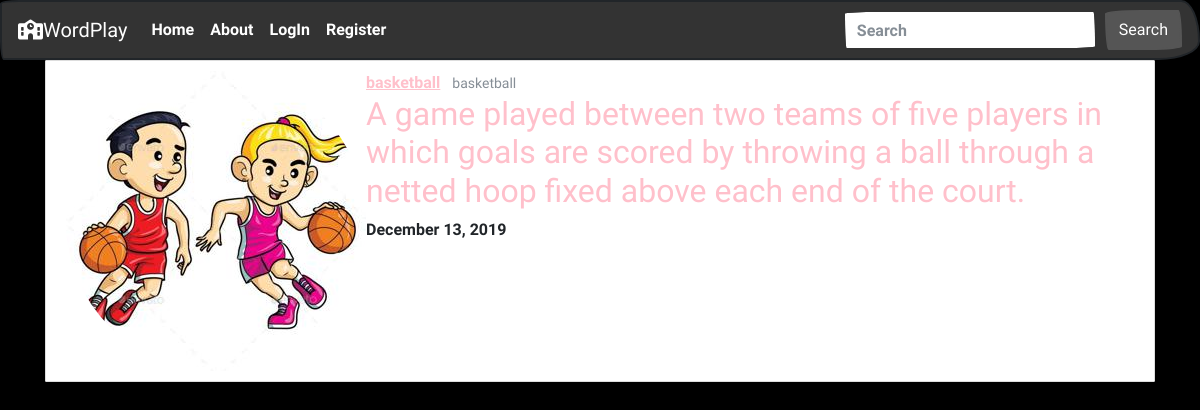
Screenshot of /word/40/ with the database file from the repository.
### words/models.py (models this page shows, shortened)
class Words(models.Model):
    noun = models.CharField(max_length=100)
    define = models.TextField()
    date_posted = models.DateTimeField(default=timezone.now)
    player = models.ForeignKey(User, on_delete=models.CASCADE)

### accounts/models.py (models this page shows, shortened)
class Profile(models.Model):
    user = models.OneToOneField(User, on_delete=models.CASCADE)
    image = models.ImageField(default='default.jpg', upload_to='profile_pics')

### words/views.py (the view)
# urls.py: path('word/<int:pk>/', WordDetailView.as_view(), name='words-detail'),
class WordDetailView(DetailView):
    model = Words

### words/templates/words/words_detail.html (shortened to what this page needs)
{% extends "words/base.html" %}
{% block content %}
<article class="media content-section">
    <img class="rounded-circle" src="{{ object.player.profile.image.url }}" alt="">
    <div class="media-body">
        <div class="article-metadata">
          <a class="mr-2" href="{% url 'player-words' object.player.username %}">{{ object.player }}</a>
          <small class="text-muted">{{ object.noun }}</small>
        </div>
    <h2>{{ object.define }}</h2>
    <p class="article-content">{{ object.date_posted|date:"F d, Y" }}</p
    </div>
</article>
{% endblock content %}

### words/static/words/main.css (style rules this page uses)
body { background: black; }
h1, h2, a { color: pink; }
.content-section { background: #ffffff; padding: 10px 20px; border: 1px solid #dddddd; border-radius: 1px; margin-bottom: 20px; }

### rows the page displays
Words: player.profile.image (picture), player "basketball", noun "basketball", define "A game played between two teams of five players in which goals are scored by throwing a ball through a netted hoop fixed above each end of the court.", date_posted "December 13, 2019"
